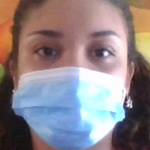
#> input picture Data/Con cubrebocas/rotro_10.jpg, 150 x 150 px, given in place of the camera
$ python capturandoRostrosSin.py
#> lines starting #> are read from the running program, lines starting #| are printed output that depends on the picture
import cv2
import os
import imutils
from datetime import datetime

#PROGRAMA QUE CAPTURA ROSTROS SIN CUBREBOCAS

personName = "Sin cubrebocas"#Nombre de la etiqueta
dataPath = "Data" #Carpeta en donde se almacenan las imagenes capturadas
personPath = dataPath + "/" + personName

#Se crea la carpeta de la etiqueta en caso de que no exista
if not os.path.exists(personPath):
	print("Carpeta creada: ",personPath)
	os.makedirs(personPath)

#Se activa la cámara web
cap = cv2.VideoCapture(0,cv2.CAP_DSHOW)

#Método de OpenCV para la detección de objetos en video
faceClassif = cv2.CascadeClassifier(cv2.data.haarcascades+"haarcascade_frontalface_default.xml")
count = 0

#Detección de rostro
while True:

	ret, frame = cap.read()
#> frame is the input picture: shape (150, 150, 3); mean B, G, R 135.9, 131.1, 142
	if ret == False: break
	frame =  imutils.resize(frame, width=640)
#> frame: shape (640, 640, 3)
	gray = cv2.cvtColor(frame, cv2.COLOR_BGR2GRAY)
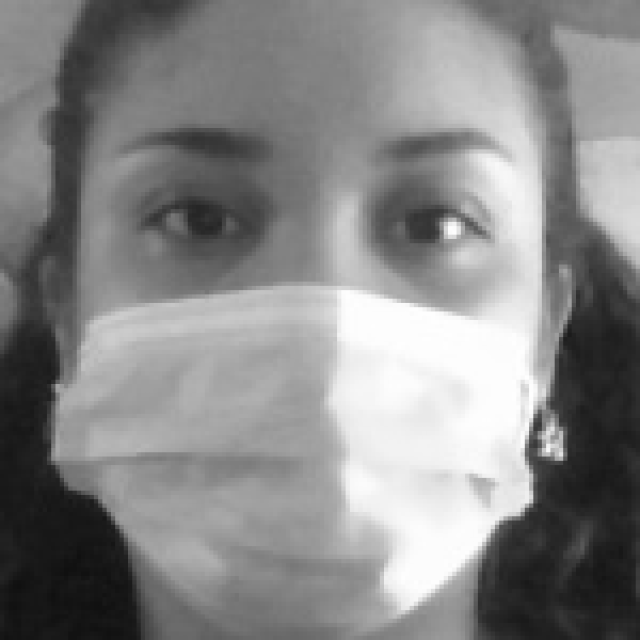
#> gray: shape (640, 640); min 16, max 254, mean 134.9
	auxFrame = frame.copy()

	faces = faceClassif.detectMultiScale(gray,1.3,5)
#> faces = ()

#Almacenamiento de imagenes en la ruta correspondiente
	for (x,y,w,h) in faces:
		cv2.rectangle(frame, (x,y),(x+w,y+h),(0,255,0),2)
		rostro = auxFrame[y:y+h,x:x+w]
		rostro = cv2.resize(rostro,(150,150),interpolation=cv2.INTER_CUBIC)
		now = datetime.now()
		now = str(now.day) + "_" + str(now.month) + "_" + str(now.year) + "_" + str(now.hour) + "_" + str(now.minute) + "_" + str(now.second)
		cv2.imwrite(personPath + "/rostro_"+now+".jpg",rostro)
		count = count + 1
#> this loop made 0 passes
#> after the loop, count = 0
	cv2.imshow("Captura rostros sin cubrebocas",frame)

	k =  cv2.waitKey(1)
#> (key Esc is pressed here)
	if k == 27 or count >= 300:
		break

cap.release()
cv2.destroyAllWindows()

$ run again, on Data/Con cubrebocas/rotro_103.jpg
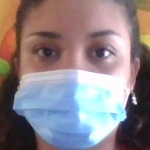
#> input picture Data/Con cubrebocas/rotro_103.jpg, 150 x 150 px, given in place of the camera
#> frame is the input picture: shape (150, 150, 3); mean B, G, R 135.5, 130.6, 141.8
#> frame: shape (640, 640, 3)
#> `gray = cv2.cvtColor(frame, cv2.COLOR_BGR2GRAY)`:
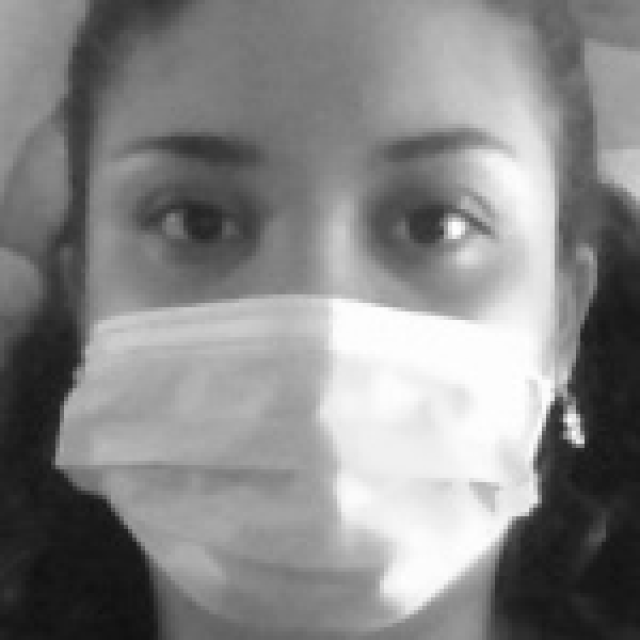
#> gray: shape (640, 640); min 16, max 255, mean 134.5
#> faces = ()
#> after the loop `for (x,y,w,h) in faces:`: count = 0
